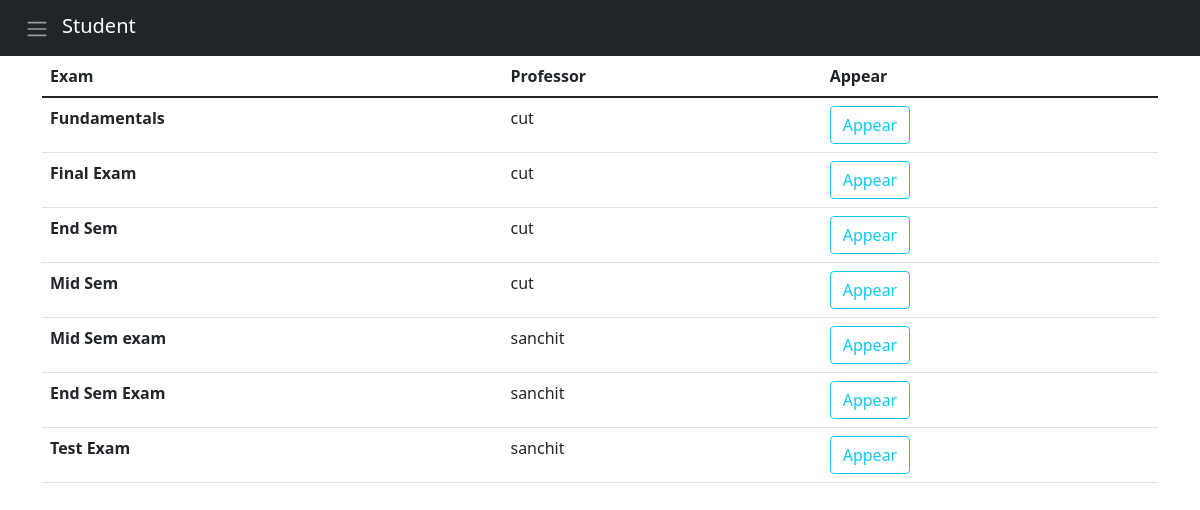
/exams/student/displayexam/ (signed in), run on the app's committed database.
### questions/models.py (models this page shows, shortened)
class Exam_Model(models.Model):
    professor = models.ForeignKey(User, limit_choices_to={'groups__name': "PROFESSOR"}, on_delete=models.CASCADE)
    name = models.CharField(max_length=50)
    marks = models.IntegerField(default=0)
    question_paper = models.ForeignKey(Question_Paper, on_delete=models.CASCADE, related_name='exams')
    start_time = models.DateTimeField(default=datetime.now())
    end_time = models.DateTimeField(default=datetime.now())
    class Meta:
        verbose_name_plural = 'Exams'

### questions/views.py (the view)
# urls.py: path('student/displayexam/',views.view_exams_student,name="student_exams"),
def view_exams_student(request):
    exams = Exam_Model.objects.all()
    list_of_completed = []
    list_un = []
    for exam in exams:
        if StuExam_DB.objects.filter(examname=exam.name ,student=request.user).exists():
            if StuExam_DB.objects.get(examname=exam.name,student=request.user).completed == 1:
                list_of_completed.append(exam)
        else:
            list_un.append(exam)
    return render(request,'student_exams.html',{
        'exams':list_un,
    })

### templates/student_exams.html (shortened to what this page needs)
{% load static %}
<!doctype html>
<html lang="en">
<head>
    <link href="https://cdn.jsdelivr.net/npm/bootstrap@5.1.3/dist/css/bootstrap.min.css" rel="stylesheet"
>
</head>
<body>
    <nav class="navbar navbar-dark bg-dark">
        <div class="container-fluid">
            <span class="navbar-brand mb-0 p-0 h1"><a class="btn btn-dark" data-bs-toggle="offcanvas"
                    href="#offcanvasExample" role="button" aria-controls="offcanvasExample">
                    <span class="navbar-toggler-icon"></span>
                </a><span class="ml-1">Student</span></span>
        </div>
    </nav>
<div class="container">
 <table class="table">
    <thead>
      <tr>
        <th scope="col">Exam</th>
        <th scope="col">Professor</th>
        <th scope="col">Appear</th>
      </tr>
    </thead>
    <tbody>
    {% for e in exams %}
      <tr>
        <th scope="row">{{e.name}}</th>
        <td>{{e.professor}}</td>
        <td><a class="btn btn-outline-info" href="{% url 'appear_exam' e.id %}" target="_blank" role="button">Appear</a></td>
      </tr>
    {% endfor %}
    </tbody>
  </table>
</div>
</body>
</html>

### data on the page
Exam_Model: name "Fundamentals", professor "cut"
Exam_Model: name "Final Exam", professor "cut"
Exam_Model: name "End Sem", professor "cut"
Exam_Model: name "Mid Sem", professor "cut"
Exam_Model: name "Mid Sem exam", professor "sanchit"
Exam_Model: name "End Sem Exam", professor "sanchit"
Exam_Model: name "Test Exam", professor "sanchit"
